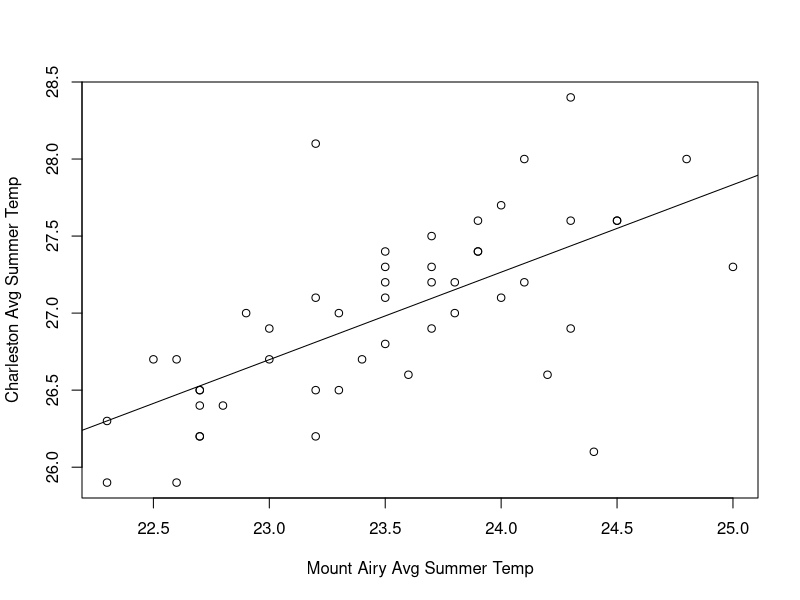

Here is the R script that generated this plot:
data<-read.table("charles.txt", header=FALSE, sep="")
colnames(data)<-c("year","Airy","Charleston")
attach(data)
plot(Airy,Charleston,xlab="Mount Airy Avg Summer Temp", ylab="Charleston Avg Summer Temp")
result<-lm(Charleston~Airy)
abline(result)
summary(result)
cor(Airy,Charleston)
